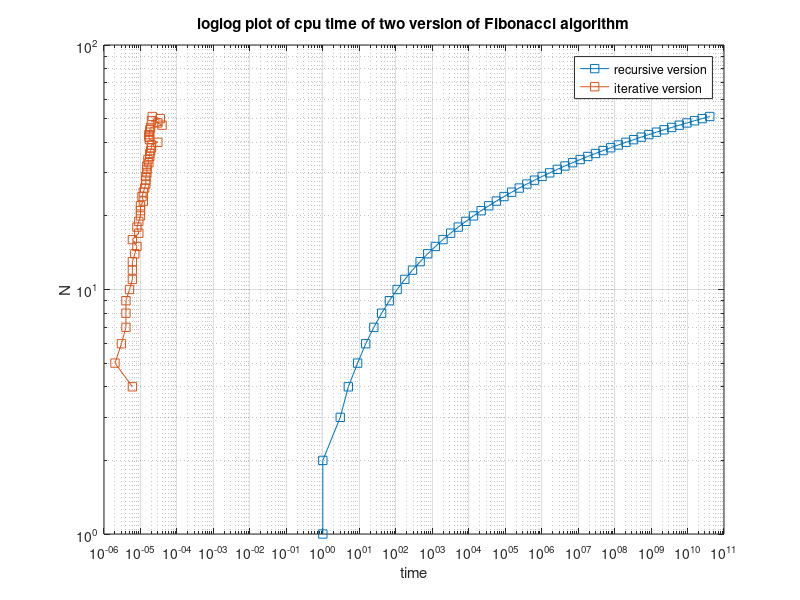

MATLAB code to generate this figure:
%   02635 - Mathematical Software Programming
%   modul 11   
%   cpu time test script

%%  1. matrix allocation / deallocation
clear; clc;
R = importdata('data.txt');
I = importdata('cputime.txt');

Y = zeros(length(R),1);
for i = 1:length(R)
    Y(i) = i;
end

%% double logarithmic plot
loglog(R(:,2), Y,'-s'); hold on;
loglog(I, Y,'-s'); hold on;
grid on;
legend(...
    'recursive version',...
    'iterative version'...
    )
title('loglog plot of cpu time of two version of Fibonacci algorithm');
xlabel('time');
ylabel('N');
